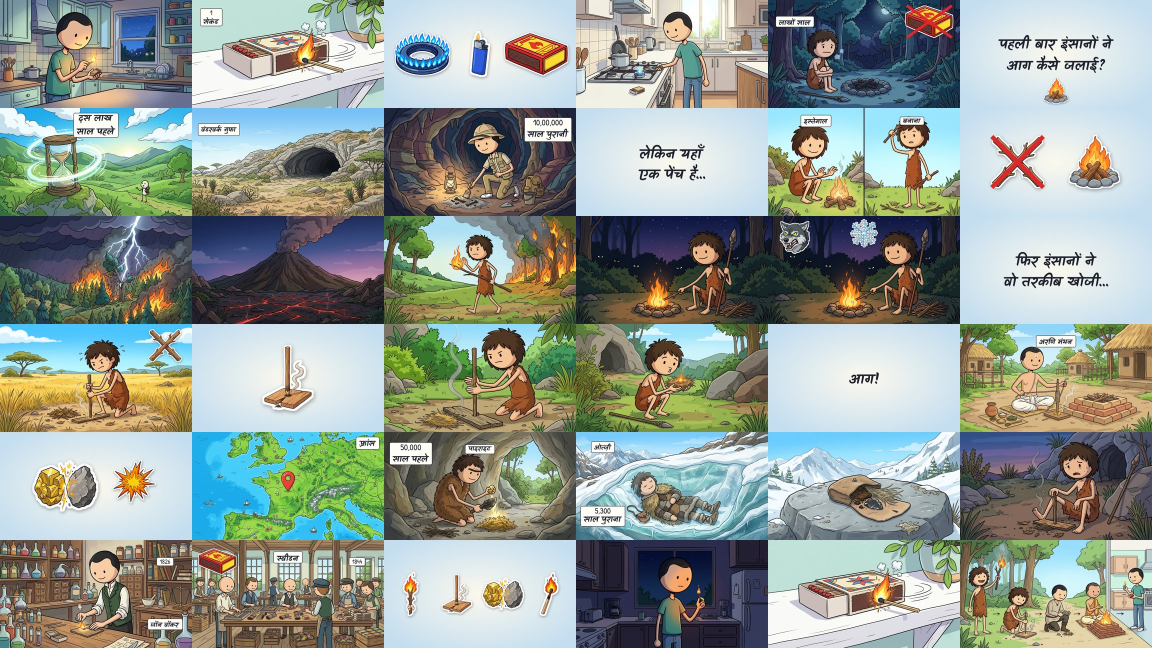
#> input picture example/fire_hi_contact_sheet.jpg, 2304 x 1296 px (shown at 1/2 size)
$ python -i delama.py   (imports and definitions only)
#> lines starting #> are read from the running program, lines starting #| are printed output that depends on the picture; after the words box and inside, x2 and y2 are one past the last pixel; in counts of white or black regions, pixels touching at a corner belong together
#> in clean_into_cache, im is the input picture: PIL image 2304x1296 RGB; mean R, G, B 146, 155.1, 147.5
"""Erase Flow's Gemini sparkle from every scene picture with LaMa (big-lama), the clean way.

Run from the project folder:
    python <skill>/scripts/delama.py --watch      # in the BACKGROUND while Flow generates: cleans every
                                                  # download the moment it lands (cache keyed by content)
    python <skill>/scripts/delama.py              # after `pictures.py pick`: img/sNN.jpg -> img/clean/sNN.png
                                                  # (instant for anything --watch already cleaned)
    python <skill>/scripts/delama.py --force      # redo all
    python <skill>/scripts/delama.py --selfcheck  # erase a drawn mark on a test picture, print the error

render.py uses img/clean/<name>.png automatically when it exists; without it, it falls back to
a smooth fill (fine on sky and walls, slightly soft on busy corners).

Why only a corner crop: the mark sits at a fixed spot (~58 px box, inset ~70 px from the
bottom-right of a 1376x768 Flow picture), so LaMa runs on a 384x384 corner, about 1-2 s per
picture on CPU, and every pixel outside the mark stays identical.

Needs: torch (CPU is fine) and the model file ~/.cache/lama/big-lama.pt (206 MB, Apache-2.0,
LaMa by Samsung AI / advimman; TorchScript build from the simple-lama-inpainting release).
SETUP.md step 3b installs both. Override the model path with LAMA_MODEL.
"""
import glob, hashlib, os, shutil, sys, time, warnings
import numpy as np
from PIL import Image, ImageFilter

MODEL = os.environ.get("LAMA_MODEL", os.path.join(os.path.expanduser("~"), ".cache", "lama", "big-lama.pt"))
CROP = 384
CACHE = os.path.join("img", "lama_cache")          # <md5 of the Flow file>.png, shared by --watch and pick


def mark_box(w, h):
    """Same geometry as render.unmark: the sparkle box, padded."""
    x0, y0 = w - 126, h - 126
    return x0 - 8, y0 - 8, x0 + 70, y0 + 70


_model = None


# [10 lines left out: function model, not called in this run]


def erase(im, box):
    """LaMa on a CROPxCROP window around box; only the box (feathered) is replaced."""
#> called with box = (2170, 1162, 2248, 1240)
    import torch
    im = im.convert("RGB")
    w, h = im.size
#> w = 2304; h = 1296
    cx0, cy0 = max(0, min(w - CROP, box[2] - CROP + 40)), max(0, min(h - CROP, box[3] - CROP + 40))
#> cx0 = 1904; cy0 = 896
    win = im.crop((cx0, cy0, cx0 + CROP, cy0 + CROP))
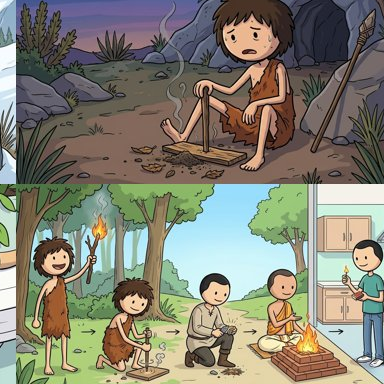
#> win: PIL image 384x384 RGB; mean R, G, B 131.8, 130.5, 115.6
    m = Image.new("L", win.size, 0)
#> m: PIL image 384x384 L; every value is 0
    m.paste(255, (box[0] - cx0, box[1] - cy0, box[2] - cx0, box[3] - cy0))
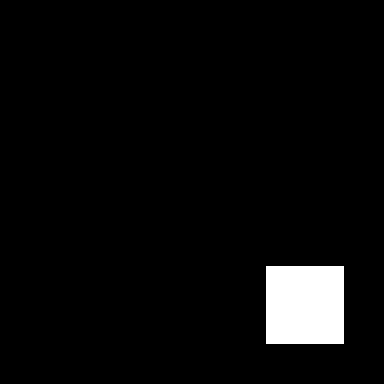
#> m: PIL image 384x384 L; 4.1% white; 1 white region, box (x1, y1, x2, y2) and area: (266, 266, 344, 344) 6084
    img_t = torch.from_numpy(np.asarray(win, np.float32) / 255).permute(2, 0, 1)[None]
    msk_t = (torch.from_numpy(np.asarray(m, np.float32) / 255) > 0.5).float()[None, None]
    with torch.no_grad():
        out = model()(img_t, msk_t)[0].permute(1, 2, 0).numpy()
    res = Image.fromarray(np.clip(out * 255, 0, 255).astype(np.uint8))
    soft = m.filter(ImageFilter.GaussianBlur(3)).point(lambda v: min(255, v * 2))
    win.paste(res, (0, 0), soft)
    im.paste(win, (cx0, cy0))
    return im


# [17 lines left out: function selfcheck, not called in this run]


def md5(p):
    return hashlib.md5(open(p, "rb").read()).hexdigest()


def clean_into_cache(src):
    """LaMa-clean one Flow file into the cache (by content); return the cache path."""
    os.makedirs(CACHE, exist_ok=True)
    out = os.path.join(CACHE, md5(src) + ".png")
    if not os.path.exists(out):
        im = Image.open(src)
        if im.width < 400 or im.height < 300:
            return None
        erase(im, mark_box(*im.size)).save(out)
#> (the call stopped at in erase, `img_t = torch.from_numpy(np.asarray(win, np.float32) / 255).permute(2,..`: torch is not available in this run)
    return out


# [45 lines left out: functions watch, main, not called in this run]


# [2 lines not run here, left out]

>>> result = clean_into_cache('../example/fire_hi_contact_sheet.jpg')
